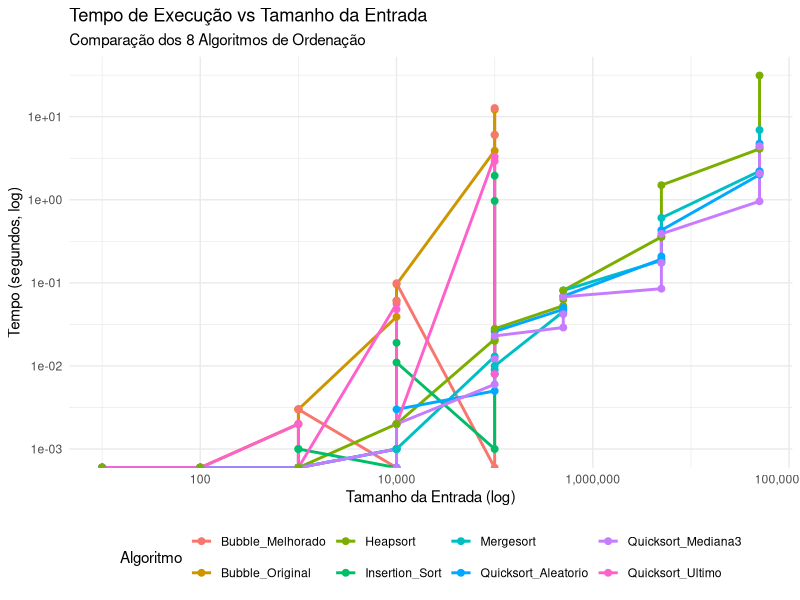
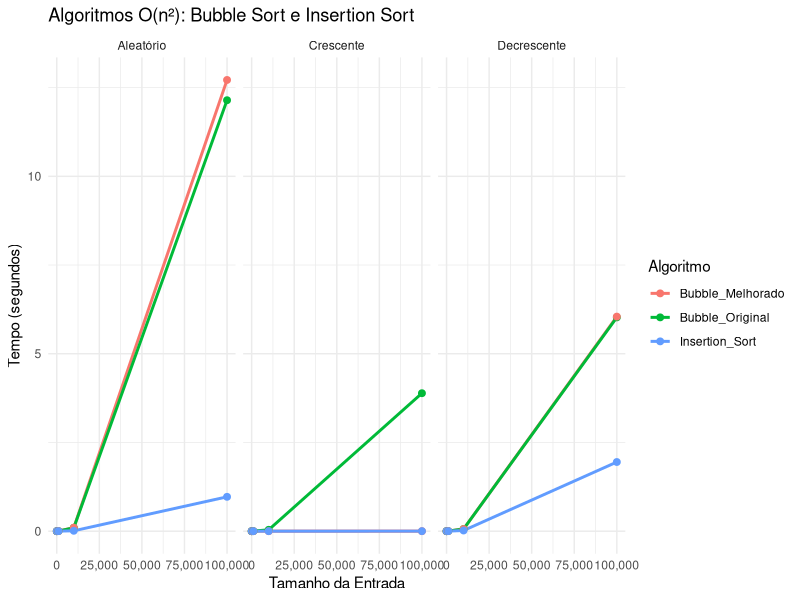
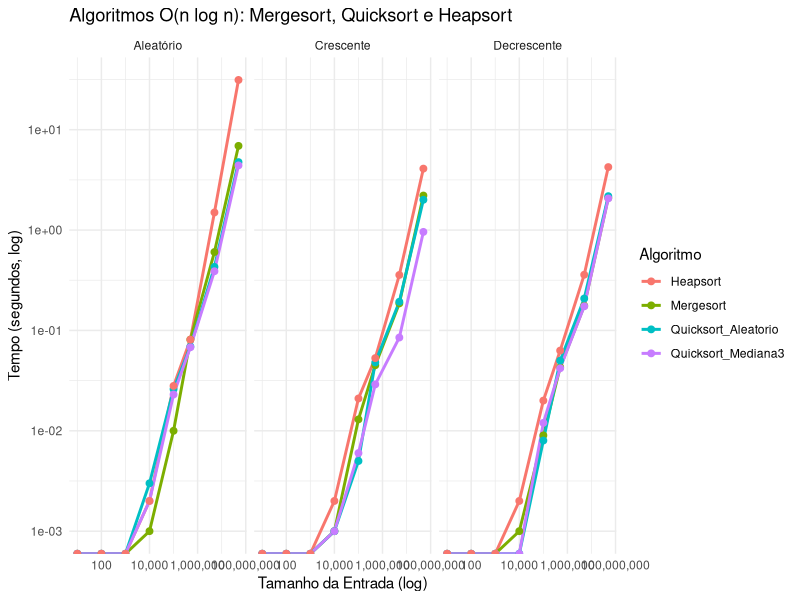
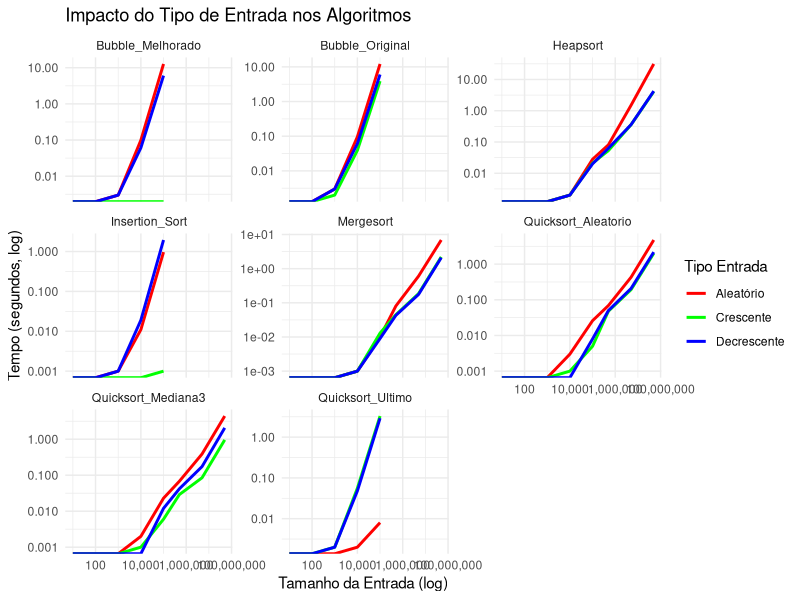
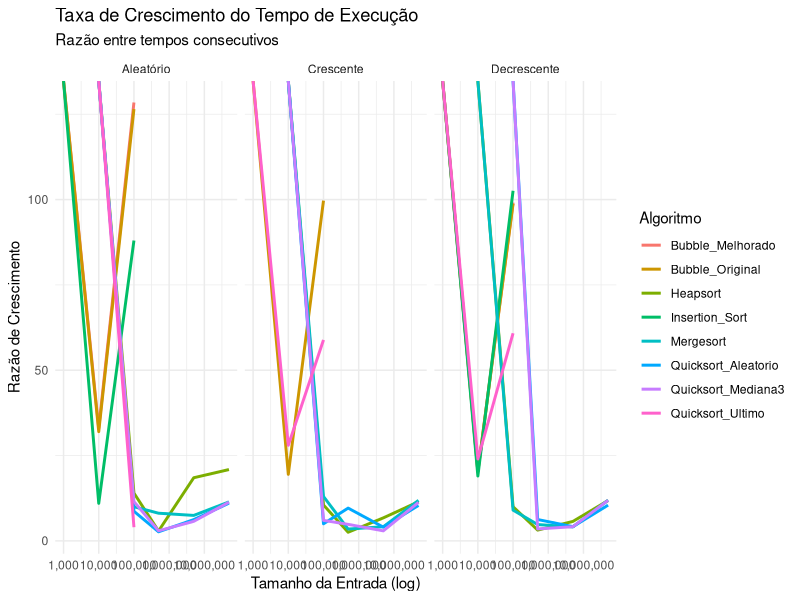
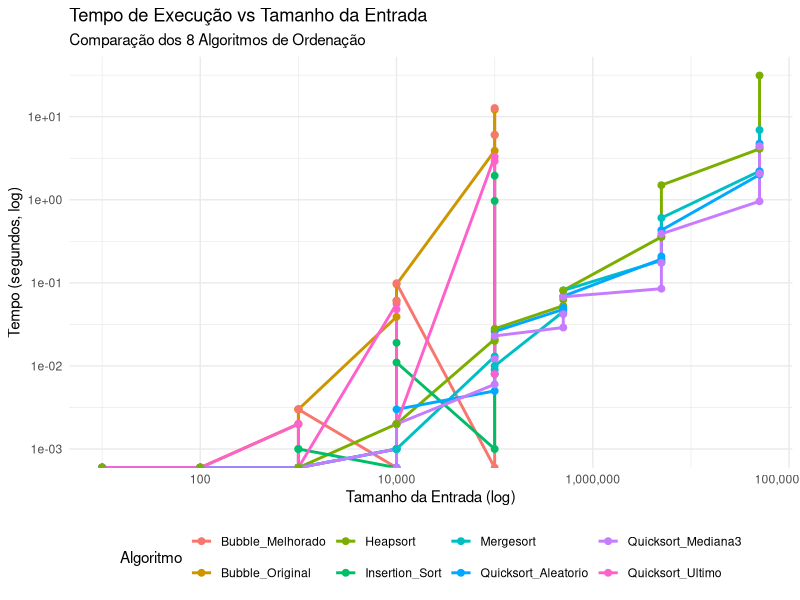
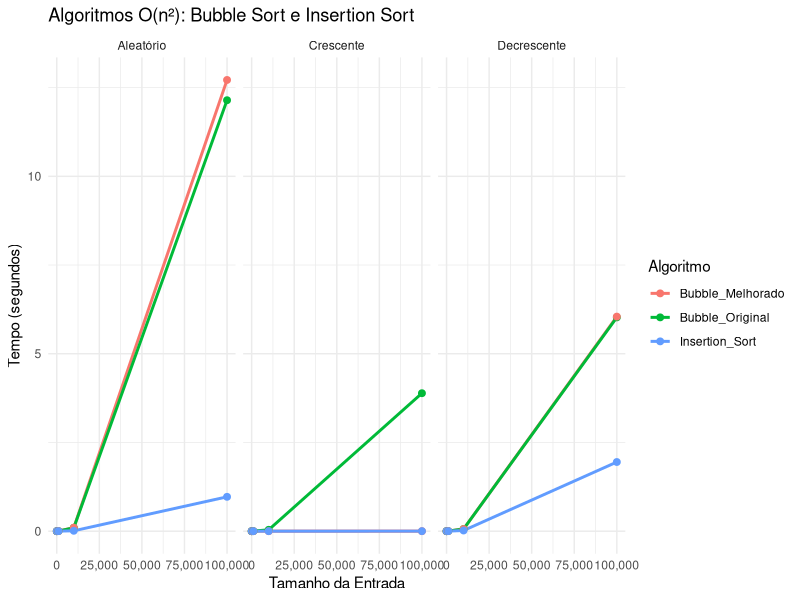
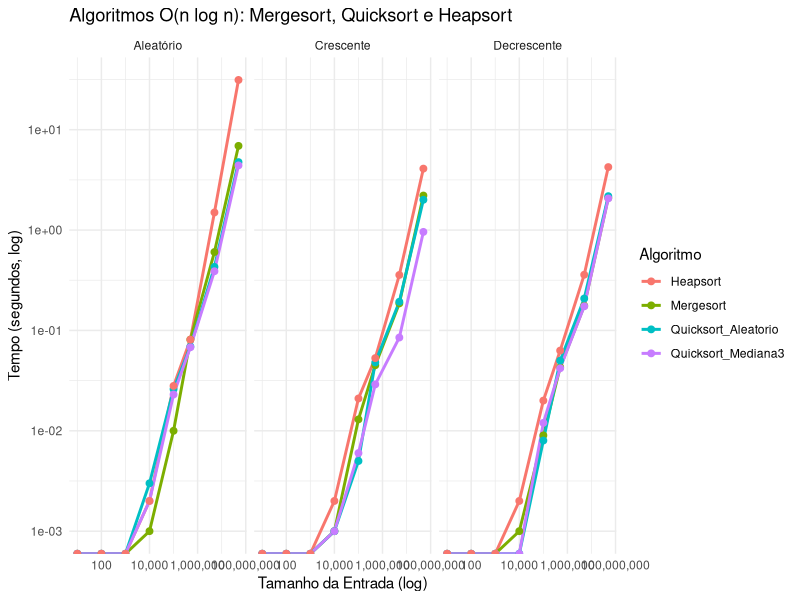

Write R code to recreate these figures, in order.
# RELATÓRIO DE ANÁLISE - ALGORITMOS DE ORDENAÇÃO
# Disciplina: Algoritmos e Estruturas de Dados II
# Prof. Fabrício Sérgio de Paula - UEMS
# 
# Este script analisa os resultados dos testes de performance dos 8 algoritmos

# Carregar bibliotecas necessárias
# Instalar todos os pacotes necessários de uma vez

library(ggplot2)
library(dplyr)
library(readr)
library(scales)
# Ler os dados
dados <- read_csv("resultados_testes.csv")
# Visualizar estrutura dos dados
str(dados)
summary(dados)

# ========== ANÁLISE 1: COMPARAÇÃO GERAL ==========
# Gráfico 1: Tempo vs Tamanho por Algoritmo
p1 <- ggplot(dados, aes(x = Tamanho, y = Tempo_Segundos, color = Nome_Algoritmo)) +
  geom_line(size = 1) +
  geom_point(size = 2) +
  scale_x_log10(labels = comma_format()) +
  scale_y_log10() +
  labs(title = "Tempo de Execução vs Tamanho da Entrada",
       subtitle = "Comparação dos 8 Algoritmos de Ordenação",
       x = "Tamanho da Entrada (log)", 
       y = "Tempo (segundos, log)",
       color = "Algoritmo") +
  theme_minimal() +
  theme(legend.position = "bottom")

print(p1)

# ========== ANÁLISE 2: ALGORITMOS O(n²) vs O(n log n) ==========

# Separar algoritmos por complexidade
dados_bubble_insertion <- dados %>% 
  filter(Algoritmo %in% c(1, 2, 3)) %>%
  filter(Tamanho <= 100000)  # Apenas tamanhos menores

dados_eficientes <- dados %>% 
  filter(Algoritmo %in% c(4, 6, 7, 8))

# Gráfico 2: Algoritmos O(n²)
p2 <- ggplot(dados_bubble_insertion, aes(x = Tamanho, y = Tempo_Segundos, color = Nome_Algoritmo)) +
  geom_line(size = 1) +
  geom_point(size = 2) +
  facet_wrap(~Tipo_Entrada, labeller = as_labeller(c("a" = "Aleatório", "c" = "Crescente", "d" = "Decrescente"))) +
  scale_x_continuous(labels = comma_format()) +
  labs(title = "Algoritmos O(n²): Bubble Sort e Insertion Sort",
       x = "Tamanho da Entrada", 
       y = "Tempo (segundos)",
       color = "Algoritmo") +
  theme_minimal()

print(p2)

# Gráfico 3: Algoritmos O(n log n)
p3 <- ggplot(dados_eficientes, aes(x = Tamanho, y = Tempo_Segundos, color = Nome_Algoritmo)) +
  geom_line(size = 1) +
  geom_point(size = 2) +
  facet_wrap(~Tipo_Entrada, labeller = as_labeller(c("a" = "Aleatório", "c" = "Crescente", "d" = "Decrescente"))) +
  scale_x_log10(labels = comma_format()) +
  scale_y_log10() +
  labs(title = "Algoritmos O(n log n): Mergesort, Quicksort e Heapsort",
       x = "Tamanho da Entrada (log)", 
       y = "Tempo (segundos, log)",
       color = "Algoritmo") +
  theme_minimal()

print(p3)

# ========== ANÁLISE 3: IMPACTO DO TIPO DE ENTRADA ==========

# Gráfico 4: Comparação por tipo de entrada
p4 <- ggplot(dados, aes(x = Tamanho, y = Tempo_Segundos, color = Tipo_Entrada)) +
  geom_line(size = 1) +
  facet_wrap(~Nome_Algoritmo, scales = "free_y") +
  scale_x_log10(labels = comma_format()) +
  scale_y_log10() +
  labs(title = "Impacto do Tipo de Entrada nos Algoritmos",
       x = "Tamanho da Entrada (log)", 
       y = "Tempo (segundos, log)",
       color = "Tipo Entrada") +
  scale_color_manual(values = c("a" = "red", "c" = "green", "d" = "blue"),
                     labels = c("a" = "Aleatório", "c" = "Crescente", "d" = "Decrescente")) +
  theme_minimal()

print(p4)

# ========== ANÁLISE 4: TABELAS COMPARATIVAS ==========

# Tabela 1: Melhores tempos por tamanho
melhores_por_tamanho <- dados %>%
  group_by(Tamanho, Tipo_Entrada) %>%
  slice_min(Tempo_Segundos) %>%
  select(Tamanho, Tipo_Entrada, Nome_Algoritmo, Tempo_Segundos)

print("MELHORES ALGORITMOS POR TAMANHO:")
print(melhores_por_tamanho)

# Tabela 2: Comparação Quicksort (3 variantes)
quicksort_compare <- dados %>%
  filter(Algoritmo %in% c(5, 6, 7)) %>%
  group_by(Nome_Algoritmo, Tamanho, Tipo_Entrada) %>%
  summarise(Tempo_Medio = mean(Tempo_Segundos), .groups = 'drop')

print("COMPARAÇÃO ENTRE VARIANTES DO QUICKSORT:")
print(quicksort_compare)

# ========== ANÁLISE 5: ESCALABILIDADE ==========

# Calcular razão de crescimento
dados_crescimento <- dados %>%
  arrange(Nome_Algoritmo, Tipo_Entrada, Tamanho) %>%
  group_by(Nome_Algoritmo, Tipo_Entrada) %>%
  mutate(Razao_Crescimento = Tempo_Segundos / lag(Tempo_Segundos)) %>%
  filter(!is.na(Razao_Crescimento))

# Gráfico 5: Razão de crescimento
p5 <- ggplot(dados_crescimento, aes(x = Tamanho, y = Razao_Crescimento, color = Nome_Algoritmo)) +
  geom_line(size = 1) +
  facet_wrap(~Tipo_Entrada, labeller = as_labeller(c("a" = "Aleatório", "c" = "Crescente", "d" = "Decrescente"))) +
  scale_x_log10(labels = comma_format()) +
  labs(title = "Taxa de Crescimento do Tempo de Execução",
       subtitle = "Razão entre tempos consecutivos",
       x = "Tamanho da Entrada (log)", 
       y = "Razão de Crescimento",
       color = "Algoritmo") +
  theme_minimal()

print(p5)

# ========== ESTATÍSTICAS DESCRITIVAS ==========

# Resumo estatístico por algoritmo
resumo_estatistico <- dados %>%
  group_by(Nome_Algoritmo) %>%
  summarise(
    Tempo_Min = min(Tempo_Segundos),
    Tempo_Max = max(Tempo_Segundos),
    Tempo_Medio = mean(Tempo_Segundos),
    Tempo_Mediano = median(Tempo_Segundos),
    Desvio_Padrao = sd(Tempo_Segundos),
    .groups = 'drop'
  )

print("RESUMO ESTATÍSTICO POR ALGORITMO:")
print(resumo_estatistico)

# ========== SALVAR GRÁFICOS ==========

# Salvar todos os gráficos em alta resolução
ggsave("grafico1_comparacao_geral.png", p1, width = 12, height = 8, dpi = 300)
ggsave("grafico2_algoritmos_quadraticos.png", p2, width = 12, height = 8, dpi = 300)
ggsave("grafico3_algoritmos_eficientes.png", p3, width = 12, height = 8, dpi = 300)
ggsave("grafico4_impacto_entrada.png", p4, width = 15, height = 10, dpi = 300)
ggsave("grafico5_escalabilidade.png", p5, width = 12, height = 8, dpi = 300)

# Salvar tabelas em CSV
write_csv(melhores_por_tamanho, "melhores_por_tamanho.csv")
write_csv(quicksort_compare, "comparacao_quicksort.csv")
write_csv(resumo_estatistico, "resumo_estatistico.csv")

cat("========================================\n")
cat("ANÁLISE CONCLUÍDA COM SUCESSO!\n")
cat("========================================\n")
cat("Gráficos salvos:\n")
cat("- grafico1_comparacao_geral.png\n")
cat("- grafico2_algoritmos_quadraticos.png\n") 
cat("- grafico3_algoritmos_eficientes.png\n")
cat("- grafico4_impacto_entrada.png\n")
cat("- grafico5_escalabilidade.png\n")
cat("\nTabelas salvas:\n")
cat("- melhores_por_tamanho.csv\n")
cat("- comparacao_quicksort.csv\n")
cat("- resumo_estatistico.csv\n")
cat("\nUtilize estes materiais no seu relatório acadêmico!\n")